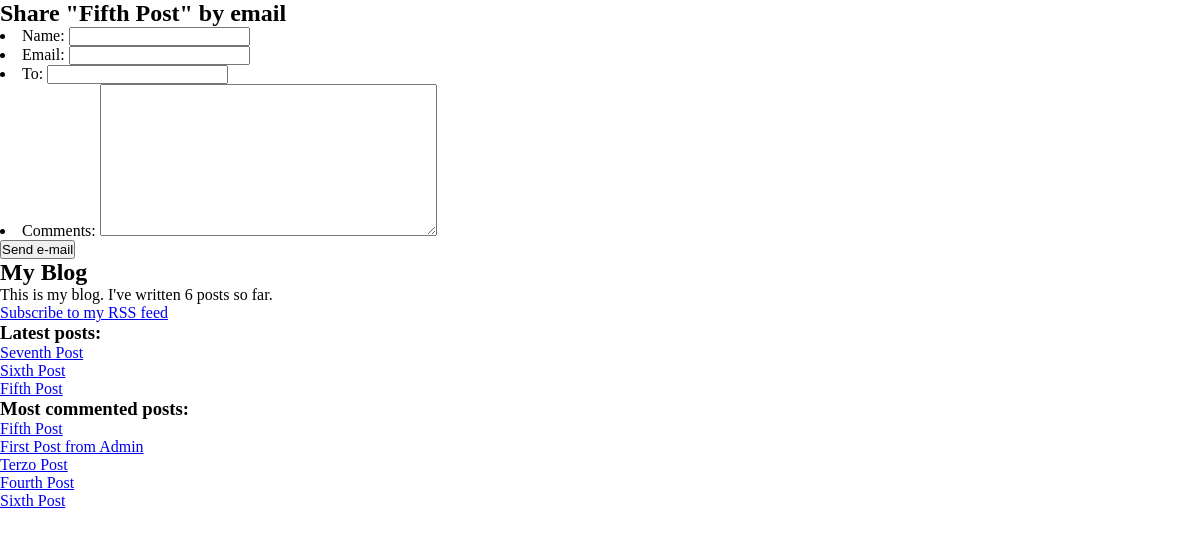
/blog/5/share/, run on an earlier commit of the app's database.
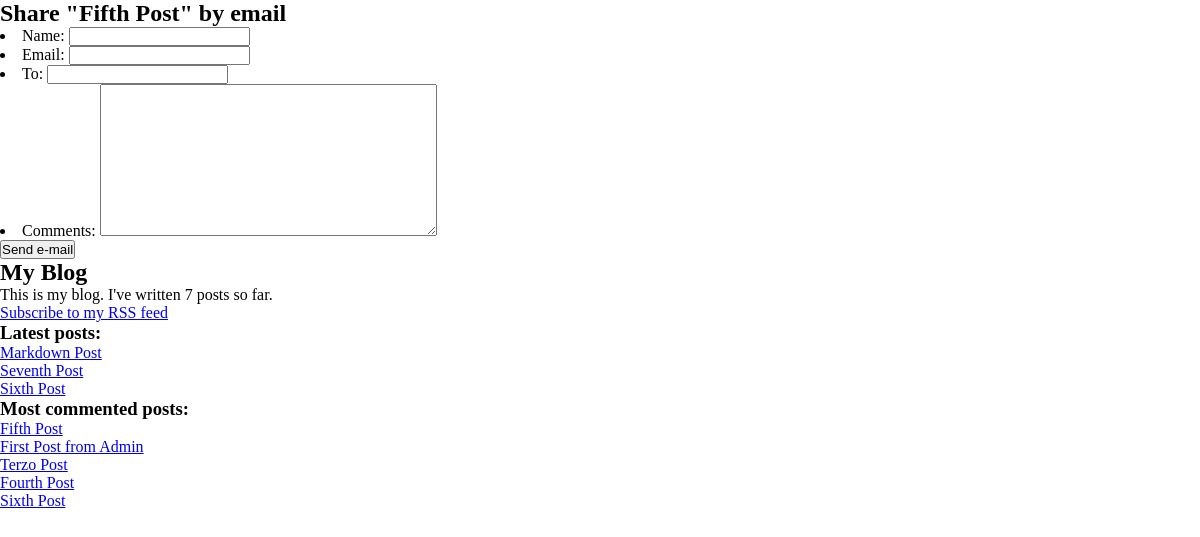
And on a later commit of the database.
### blog/models.py (models this page shows, shortened)
class Post(models.Model):
    STATUS_CHOICES = (
        ('draft', 'Draft'), ('published', 'Published'),
    )
    title = models.CharField(max_length=250)
    slug = models.SlugField(max_length=250, unique_for_date='publish')
    author = models.ForeignKey(User, on_delete=models.CASCADE, related_name='blog_posts')
    body = models.TextField()
    publish = models.DateTimeField(default=timezone.now)
    created = models.DateTimeField(auto_now_add=True)
    updated = models.DateTimeField(auto_now=True)
    status = models.CharField(max_length=10, choices=STATUS_CHOICES, default='draft')
    objects = models.Manager()
    published = PublishedManager()
    tags = TaggableManager()
    class Meta:
        ordering = ('-publish',)
    def get_absolute_url(self):
        return reverse('blog:post_detail', args=[self.publish.year, self.publish.month, self.publish.day, self.slug])

### blog/views.py (the view)
# urls.py: path('<int:post_id>/share/', views.post_share, name='post_share'),
def post_share(request, post_id):
    post = get_object_or_404(Post, id=post_id, status='published')
    sent = False
    if request.method == 'POST':
        form = EmailPostForm(request.POST)
        if form.is_valid():
            cd = form.cleaned_data
            post_url = request.build_absolute_uri(post.get_absolute_url())
            subject = f"{cd['name']} recommends you read: {post.title}"
            message = f"Read {post.title} at {post_url}\n\n {cd['name']}\'s comments: {cd['comments']}"
            send_mail(subject, message, 'francescoviterbodeveloper@gmail.com', [cd['to']])
            sent = True
    else:
        form = EmailPostForm()
    return render(request, 'blog/post/share.html', {'post': post, 'form': form, 'sent': sent})

### blog/forms.py
class EmailPostForm(forms.Form):
    name = forms.CharField(max_length=25)
    email = forms.EmailField()
    to = forms.EmailField()
    comments = forms.CharField(required=False, widget=forms.Textarea)

### blog/models.py (called while the page is built)
    def get_queryset(self):
        return super(PublishedManager, self).get_queryset().filter(status='published')

### blog/templatetags/blog_tags.py (called while the page is built)
@register.simple_tag
def total_posts():
    return Post.published.count()

@register.inclusion_tag('blog/post/latest-posts.html')
def show_latest_posts(count=5):
    latest_posts = Post.published.order_by('-publish')[:count]
    return {'latest_posts': latest_posts}

@register.simple_tag
def get_most_commented_posts(count=5):
    return Post.published.annotate(total_comments=Count('comments')).order_by('-total_comments')[:count]

### blog/templates/blog/post/share.html (shortened to what this page needs)
{%extends "blog/base.html"%}
{%block content%}
    {%if sent%}
        <h2>Email succesfully sent</h2>
        <p>"{{post.title}}" was succesfully sent to {{form.cleaned_data.to}}.</p>
    {%else%}
        <h2>Share "{{post.title}}" by email</h2>
        <form method="post">
            {{form.as_ul}}
            <input type="submit" name="" value="Send e-mail">
        </form>
    {%endif%}
{%endblock%}

### blog/templates/blog/base.html (shortened to what this page needs)
{% load blog_tags %}
{% load static %}
<!DOCTYPE html>
<html lang="en" dir="ltr">
    <head>
        <link rel="stylesheet" href="{% static "css/blog.css"%}">
    </head>
    <body>
        <main>
            {%block content%}
            {%endblock%}
        </main>
        <aside class="">
            <h2>My Blog</h2>
            <p>This is my blog. I've written {%total_posts%} posts so far.</p>
            <p><a href="{% url "blog:post_feed" %}">Subscribe to my RSS feed</a></p>
            <h3>Latest posts:</h3>
            {%show_latest_posts 3%}
            <h3>Most commented posts:</h3>
            {%get_most_commented_posts as most_commented_posts%}
            <ul>
                {%for post in most_commented_posts%}
                    <li>
                        <a href="{{post.get_absolute_url}}">{{post.title}}</a>
                    </li>
                {%endfor%}
            </ul>
        </aside>
    </body>
</html>

### blog/templates/blog/post/latest-posts.html
<ul>
    {%for post in latest_posts%}
        <li><a href="{{post.get_absolute_url}}">{{post.title}}</a></li>
    {%endfor%}
</ul>

What changed in the data, as far as the page shows it:
no longer on one of the page's lists (row unchanged): Post: title "Fifth Post"
added Post: title "Markdown Post", shown under "Latest posts:"
Also different on the page:
text no longer shown: "6"
text now shown: "7"
